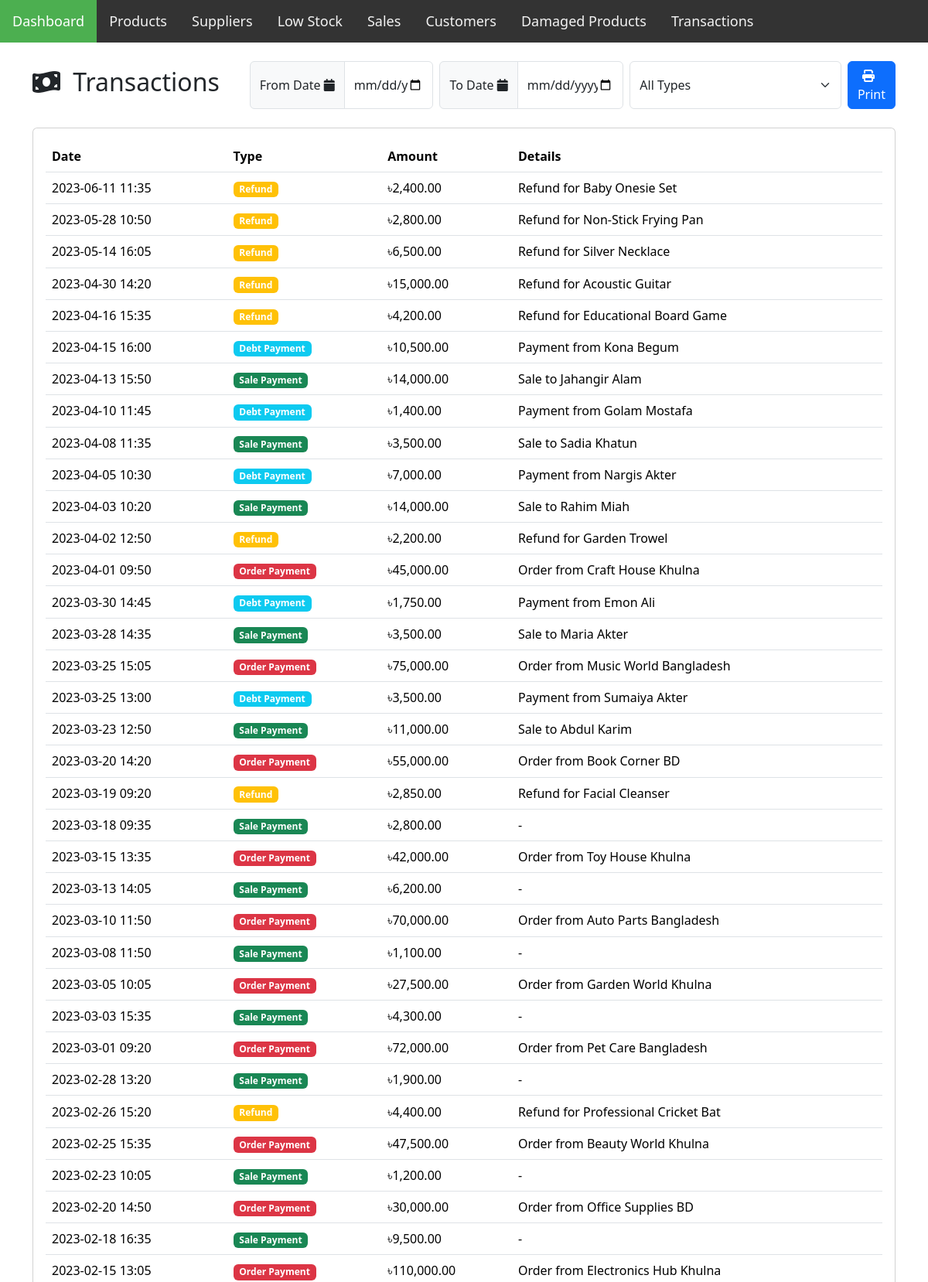
Screenshot of /transactions.php (upper part) with the database file from the repository.
### tables this page shows
CREATE TABLE Transaction (
    transaction_id INT PRIMARY KEY AUTO_INCREMENT,
    reference_id INT NOT NULL,
    transaction_type ENUM('Order Payment', 'Sale Payment', 'Refund', 'Debt Payment') NOT NULL,
    amount_paid DECIMAL(10,2) NOT NULL,
    timestamp DATETIME NOT NULL DEFAULT CURRENT_TIMESTAMP
);

### transactions.php (the view, shortened to what this page needs)
<?php
$database = new Database();
$db = $database->getConnection();
?>
<!DOCTYPE html>
<html lang="en">
<head>
    <link rel="stylesheet" href="assets/style.css">
    <link rel="stylesheet" href="https://cdnjs.cloudflare.com/ajax/libs/font-awesome/6.7.2/css/all.min.css">
    <link href="https://cdn.jsdelivr.net/npm/bootstrap@5.3.5/dist/css/bootstrap.min.css" rel="stylesheet">
</head>
<body>
     <header class="header">
        <?php include 'assets/navbar.php'; ?>
    </header>
    <main class="container mt-4">
        <div class="d-flex justify-content-between align-items-center mb-4">
            <h2>
                <i class="fas fa-money-bill-wave me-2"></i>
                Transactions
            </h2>
            <div class="d-flex gap-2">
                <div class="input-group">
                    <span class="input-group-text">From Date&nbsp;<i class="fas fa-calendar"></i></span>
                    <input type="date" id="dateFrom" class="form-control" placeholder="From Date">
                </div>
                <div class="input-group">
                    <span class="input-group-text">To Date&nbsp;<i class="fas fa-calendar"></i></span>
                    <input type="date" id="dateTo" class="form-control" placeholder="To Date">
                </div>
                <select class="form-select" id="typeFilter">
                    <option value="">All Types</option>
                </select>
                <button class="btn btn-primary" onclick="printTransactions()">
                    <i class="fas fa-print me-2"></i>Print
                </button>
            </div>
        </div>
        <div class="card">
            <div class="card-body">
                <div class="table-responsive">
                    <table class="table table-hover align-middle">
                        <thead>
                            <tr>
                                <th>Date</th>
                                <th>Type</th>
                                <th>Amount</th>
                                <th>Details</th>
                            </tr>
                        </thead>
                        <tbody id="transactionsTable">
                            <?php
                            try {
                                $query = "SELECT
                                            t.transaction_id,
                                            t.timestamp,
                                            t.transaction_type,
                                            t.amount_paid,
                                            CASE
                                                WHEN t.transaction_type = 'Order Payment' THEN (
                                                    SELECT CONCAT('Order from ', c.company_name)
                                                    FROM ProductOrder po
                                                    JOIN Company c ON po.company_id = c.company_id
                                                    WHERE po.order_id = t.reference_id
                                                )
                                                WHEN t.transaction_type = 'Sale Payment' THEN (
                                                    SELECT CONCAT('Sale to ', c.name)
                                                    FROM Sale s
                                                    JOIN Customer c ON s.customer_id = c.customer_id
                                                    WHERE s.sale_id = t.reference_id
                                                )
                                                WHEN t.transaction_type = 'Debt Payment' THEN (
                                                    SELECT CONCAT('Payment from ', c.name)
                                                    FROM Customer c
                                                    WHERE c.customer_id = t.reference_id
                                                )
                                                WHEN t.transaction_type = 'Refund' THEN (
                                                    SELECT CONCAT('Refund for ', p.name)
                                                    FROM DamagedProduct d
                                                    JOIN Product p ON d.product_id = p.product_id
                                                    WHERE d.damage_id = t.reference_id
                                                )
                                            END as details
                                        FROM
                                            Transaction t
                                        ORDER BY
                                            t.timestamp DESC";
                                $stmt = $db->prepare($query);
                                $stmt->execute();
                                while ($row = $stmt->fetch(PDO::FETCH_ASSOC)) {
                                    $badge_class = match($row['transaction_type']) {
                                        'Order Payment' => 'bg-danger',
                                        'Sale Payment' => 'bg-success',
                                        'Refund' => 'bg-warning',
                                        'Debt Payment' => 'bg-info',
                                        default => 'bg-secondary'
                                    };
                                    ?>
                                    <tr>
                                        <td><?= date('Y-m-d H:i', strtotime($row['timestamp'])) ?></td>
                                        <td>
                                            <span class="badge <?= $badge_class ?>">
                                                <?= $row['transaction_type'] ?>
                                            </span>
                                        </td>
                                        <td>৳<?= number_format($row['amount_paid'], 2) ?></td>
                                        <td><?= htmlspecialchars($row['details'] ?? '-') ?></td>
                                    </tr>
                                    <?php
                                }
                            } catch(PDOException $e) {
                                echo "<tr><td colspan='4' class='text-center text-danger'>Error loading transactions</td></tr>";
                            }
                            ?>
                        </tbody>
                    </table>
                </div>
            </div>
        </div>
    </main>
</body>
</html>

### rows the page displays
transaction: timestamp "2023-06-11 11:35", transaction_type "Refund", amount_paid "2,400.00", details "Refund for Baby Onesie Set"
transaction: timestamp "2023-05-28 10:50", transaction_type "Refund", amount_paid "2,800.00", details "Refund for Non-Stick Frying Pan"
transaction: timestamp "2023-05-14 16:05", transaction_type "Refund", amount_paid "6,500.00", details "Refund for Silver Necklace"
transaction: timestamp "2023-04-30 14:20", transaction_type "Refund", amount_paid "15,000.00", details "Refund for Acoustic Guitar"
transaction: timestamp "2023-04-16 15:35", transaction_type "Refund", amount_paid "4,200.00", details "Refund for Educational Board Game"
transaction: timestamp "2023-04-15 16:00", transaction_type "Debt Payment", amount_paid "10,500.00", details "Payment from Kona Begum"
transaction: timestamp "2023-04-13 15:50", transaction_type "Sale Payment", amount_paid "14,000.00", details "Sale to Jahangir Alam"
transaction: timestamp "2023-04-10 11:45", transaction_type "Debt Payment", amount_paid "1,400.00", details "Payment from Golam Mostafa"
transaction: timestamp "2023-04-08 11:35", transaction_type "Sale Payment", amount_paid "3,500.00", details "Sale to Sadia Khatun"
transaction: timestamp "2023-04-05 10:30", transaction_type "Debt Payment", amount_paid "7,000.00", details "Payment from Nargis Akter"
transaction: timestamp "2023-04-03 10:20", transaction_type "Sale Payment", amount_paid "14,000.00", details "Sale to Rahim Miah"
transaction: timestamp "2023-04-02 12:50", transaction_type "Refund", amount_paid "2,200.00", details "Refund for Garden Trowel"
transaction: timestamp "2023-04-01 09:50", transaction_type "Order Payment", amount_paid "45,000.00", details "Order from Craft House Khulna"
transaction: timestamp "2023-03-30 14:45", transaction_type "Debt Payment", amount_paid "1,750.00", details "Payment from Emon Ali"
transaction: timestamp "2023-03-28 14:35", transaction_type "Sale Payment", amount_paid "3,500.00", details "Sale to Maria Akter"
transaction: timestamp "2023-03-25 15:05", transaction_type "Order Payment", amount_paid "75,000.00", details "Order from Music World Bangladesh"
transaction: timestamp "2023-03-25 13:00", transaction_type "Debt Payment", amount_paid "3,500.00", details "Payment from Sumaiya Akter"
transaction: timestamp "2023-03-23 12:50", transaction_type "Sale Payment", amount_paid "11,000.00", details "Sale to Abdul Karim"
transaction: timestamp "2023-03-20 14:20", transaction_type "Order Payment", amount_paid "55,000.00", details "Order from Book Corner BD"
transaction: timestamp "2023-03-19 09:20", transaction_type "Refund", amount_paid "2,850.00", details "Refund for Facial Cleanser"
transaction: timestamp "2023-03-18 09:35", transaction_type "Sale Payment", amount_paid "2,800.00", details "-"
transaction: timestamp "2023-03-15 13:35", transaction_type "Order Payment", amount_paid "42,000.00", details "Order from Toy House Khulna"
transaction: timestamp "2023-03-13 14:05", transaction_type "Sale Payment", amount_paid "6,200.00", details "-"
transaction: timestamp "2023-03-10 11:50", transaction_type "Order Payment", amount_paid "70,000.00", details "Order from Auto Parts Bangladesh"
transaction: timestamp "2023-03-08 11:50", transaction_type "Sale Payment", amount_paid "1,100.00", details "-"
transaction: timestamp "2023-03-05 10:05", transaction_type "Order Payment", amount_paid "27,500.00", details "Order from Garden World Khulna"
transaction: timestamp "2023-03-03 15:35", transaction_type "Sale Payment", amount_paid "4,300.00", details "-"
transaction: timestamp "2023-03-01 09:20", transaction_type "Order Payment", amount_paid "72,000.00", details "Order from Pet Care Bangladesh"
transaction: timestamp "2023-02-28 13:20", transaction_type "Sale Payment", amount_paid "1,900.00", details "-"
transaction: timestamp "2023-02-26 15:20", transaction_type "Refund", amount_paid "4,400.00", details "Refund for Professional Cricket Bat"
transaction: timestamp "2023-02-25 15:35", transaction_type "Order Payment", amount_paid "47,500.00", details "Order from Beauty World Khulna"
transaction: timestamp "2023-02-23 10:05", transaction_type "Sale Payment", amount_paid "1,200.00", details "-"
transaction: timestamp "2023-02-20 14:50", transaction_type "Order Payment", amount_paid "30,000.00", details "Order from Office Supplies BD"
transaction: timestamp "2023-02-18 16:35", transaction_type "Sale Payment", amount_paid "9,500.00", details "-"
transaction: timestamp "2023-02-15 13:05", transaction_type "Order Payment", amount_paid "110,000.00", details "Order from Electronics Hub Khulna"
